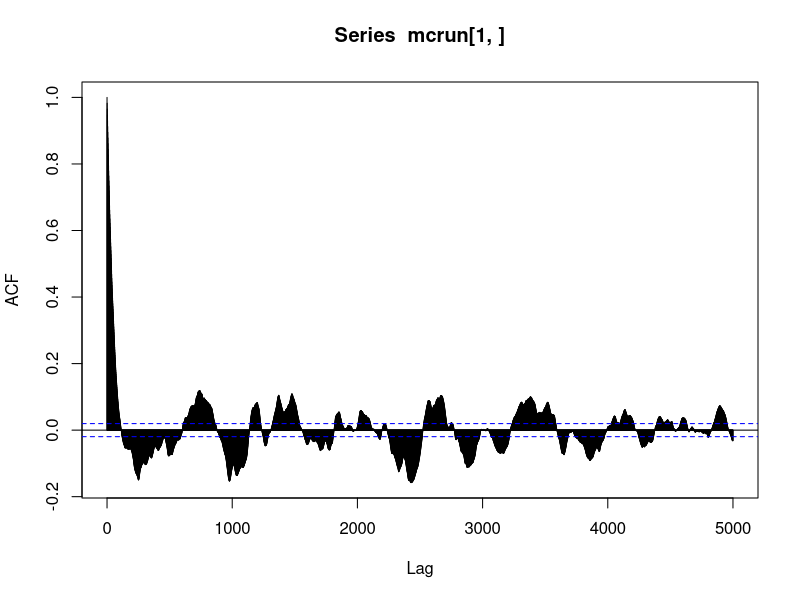
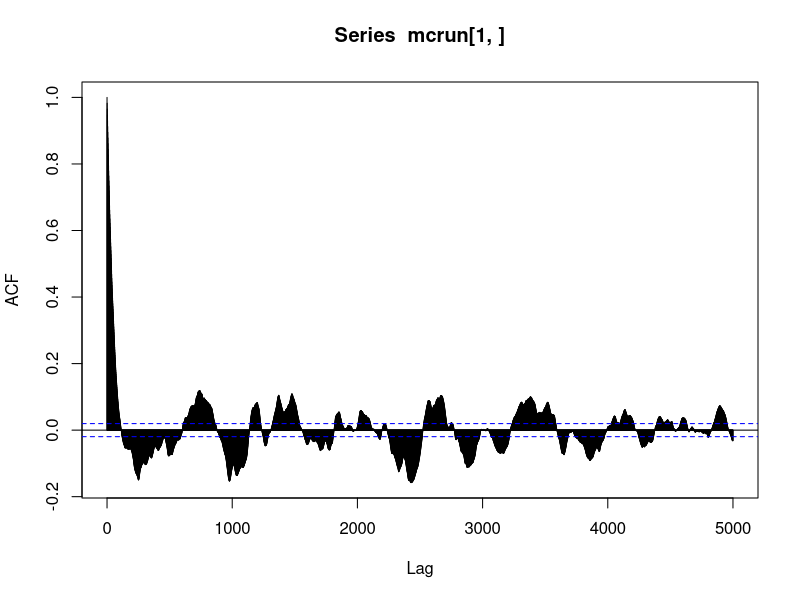
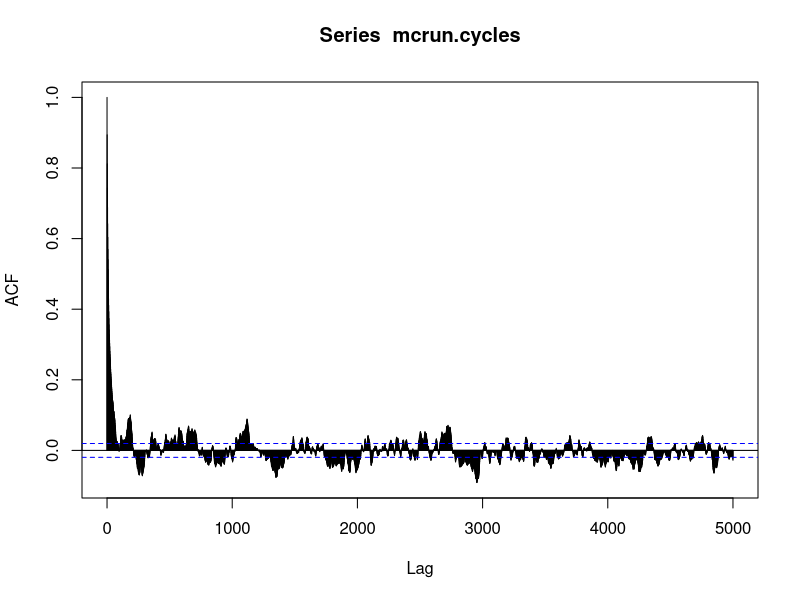
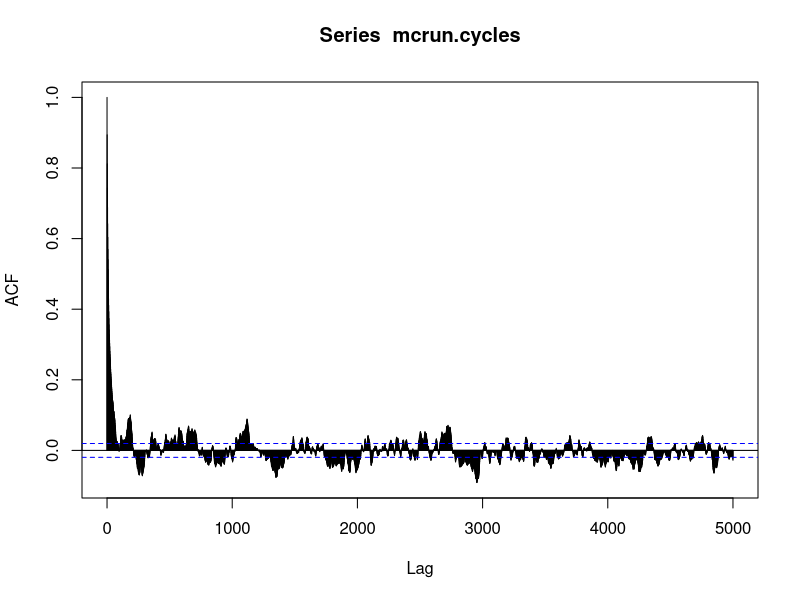
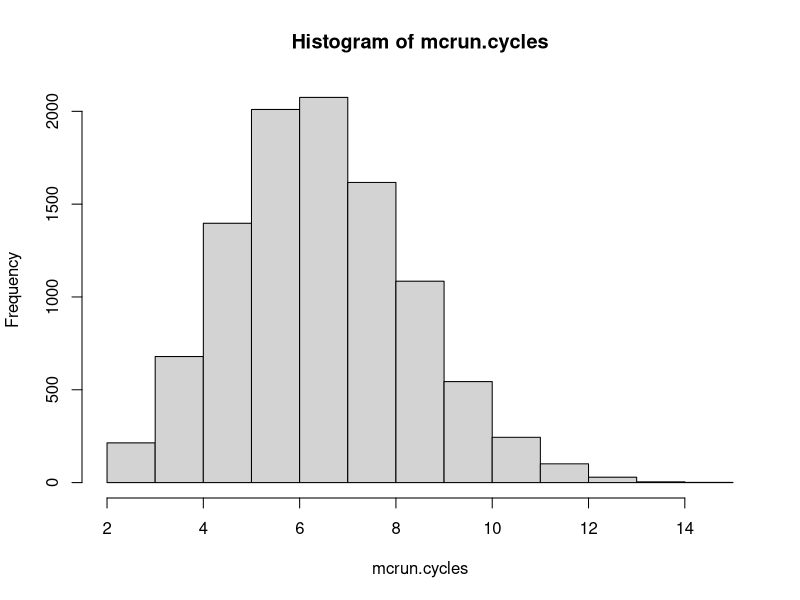
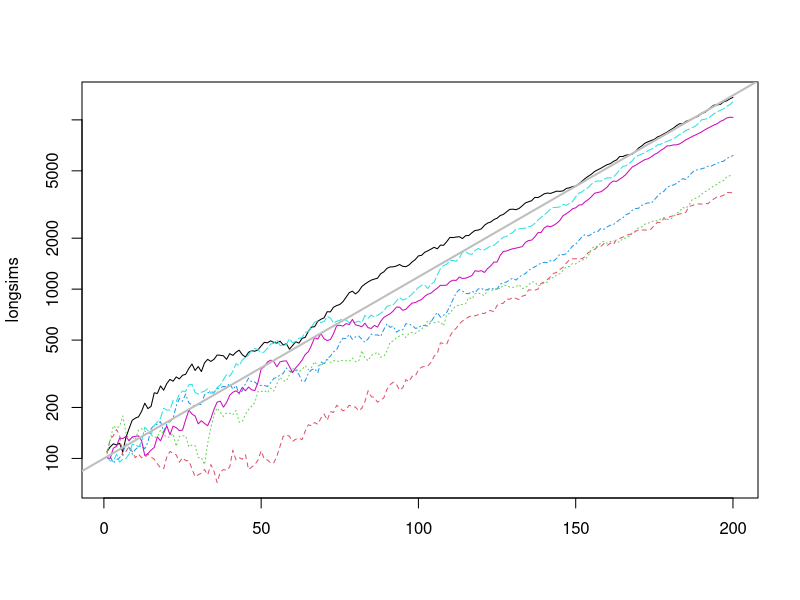
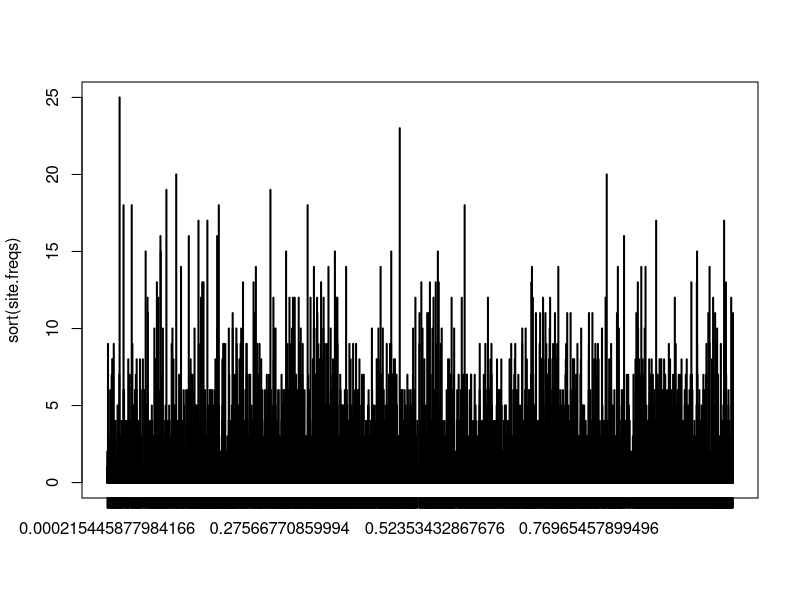

Reproduce these figures in R, in order.
## ---- chunk 1
fig.dim <- 5
knitr::opts_chunk$set(fig.height=fig.dim,fig.width=2*fig.dim,fig.align='center')
## ---- chunk 2
move <- function (s) {
    jk <- sample.int(length(s),2,replace=TRUE)
    s[jk] <- rev(s[jk])
    return(s)
}
cycles <- function (s) {
    ncycles <- 1
    now <- 1
    done <- c(TRUE,rep(FALSE,length(s)-1))
    while (any(!done)) {
        now <- s[now]
        if (done[now]) {
            ncycles <- ncycles + 1
            now <- min(which(!done))
        }
        done[now] <- TRUE
    }
    return(ncycles)
}
mcmc <- function (s,nsteps, alpha) {
    ss <- matrix(0,nrow=length(s),ncol=nsteps)
    ncycles <- cycles(s)
    for (k in 1:nsteps) {
        ss[,k] <- s
        snew <- move(s)
        newcycles <- cycles(snew)
        if (runif(1) <= (newcycles/ncycles)^alpha) {
            s <- snew
            ncycles <- newcycles
        }
    }
    return(ss)
}
## ---- chunk 3
n <- 4
alpha <- 3
perms <- rbind(1:n,permute::allPerms(n)) # allPerms does *not* include the identity for some reason !?!?!
perm.cycles <- apply(perms,1,cycles)
perm.probs <- perm.cycles^alpha/sum(perm.cycles^alpha)
mcrun <- mcmc(sample.int(n),nsteps=100000,alpha=alpha)
mcrun <- mcmc(mcrun[,ncol(mcrun)],nsteps=100000,alpha=alpha)
cbind( theory=perm.probs,
      simulation=table(factor(apply(mcrun,2,paste,collapse=''),levels=apply(perms,1,paste,collapse='')))/ncol(mcrun)
  )
## ---- chunk 4
n <- 100
alpha <- 3
mcrun <- mcmc(sample.int(n),nsteps=1000,alpha=alpha)
mcrun <- mcmc(mcrun[,ncol(mcrun)],nsteps=10000,alpha=alpha)
mcrun.cycles <- apply(mcrun,2,cycles)
plot(acf(mcrun[1,],lag.max=ncol(mcrun)/2))
plot(acf(mcrun.cycles,lag.max=ncol(mcrun)/2))
## ---- chunk 5
hist(mcrun.cycles)
# mean number of cycles
mean(mcrun.cycles)
# mean squared number of cycles
mean(mcrun.cycles^2)
## ---- chunk 6
mu <- 0.05
# individuals are numeric vectors of insert locations
reproduce <- function (ind) {
    jumped <- ( rbinom(length(ind),size=1,prob=mu)>0 )
    newind <- c( ind[!jumped], runif(2*sum(jumped)) )
    return( newind[ rbinom(length(newind),size=1,prob=1/2)>0 ] )
}
sim.gen <- function (pop,N=length(pop)) {
    parents <- cbind( mom=sample.int(length(pop),N,replace=TRUE), pop=sample.int(N,length(pop),replace=TRUE))
    newpop <- vector(mode="list",length=N)
    for (k in 1:N) {
        newpop[[k]] <- reproduce( unique(unlist(pop[parents[k,]])) )
    }
    return(newpop)
}
sim.gens <- function (pop,n,max.copies=Inf,count.copies=FALSE) {
    if (count.copies) { 
        counts <- numeric(n)
        counts[1] <- length(unlist(pop))
    }
    for (k in 2:n) {
        pop <- sim.gen(pop)
        n.copies <- length(unlist(pop))
        if (count.copies) {
            counts[k] <- n.copies
        }
        if ( n.copies==0 || n.copies>max.copies ) {
            break;
        }
    }
    if (count.copies) { pop <- counts }
    attr(pop,"gen") <- k
    return(pop)
}
## ---- chunk 7
N <- 1e2
init.pop <- list( c(0.5), numeric(0) )[c(1,rep(2,N-1))]
nreps <- 1000
ngens <- 1000
max.copies <- 100
many.pops <- replicate( nreps, sim.gens(init.pop,ngens,max.copies=max.copies), simplify=FALSE )
gens <- sapply( many.pops, attr, "gen" )
copies <- sapply( lapply(many.pops,unlist), length )
prob.estab <- mean(copies>0)
## ---- chunk 8
usethese <- sample(which(copies>0),6)
longsims <- sapply( many.pops[usethese], sim.gens, n=200, max.copies=1e5, count.copies=TRUE )
matplot(longsims,type='l',log='y')
abline(log10(100),log10(1+mu/2),col='grey',lwd=2)
## ---- chunk 9
N <- 1e3
while( TRUE ) {
    longsim <- sim.gens( many.pops[[usethese[1]]], n=200, max.copies=1e5 )
    if ( length(unlist(longsim))!=0 ) { break }
}
site.freqs <- table( unlist(longsim) )
plot(sort(site.freqs))
